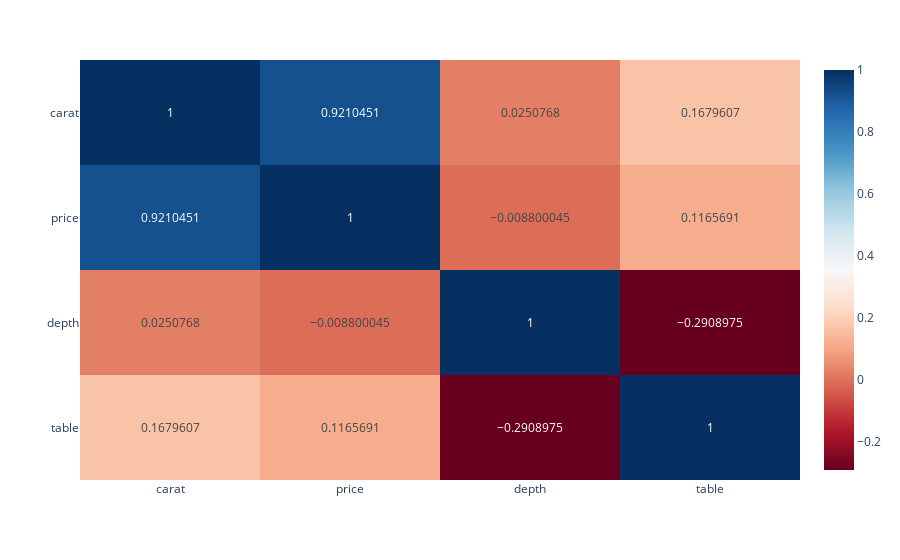

The cell this chart's notebook holds for it:
### Code cell
#Heatmap with annotation

fig = px.imshow(df[['carat','price','depth','table']].corr(), text_auto=True, aspect="auto", color_continuous_scale='RdBu')
fig.show()

### Figure 1 — Plotly figure (JSON) as saved in the notebook; plotly's stock layout.template omitted (floating-point values rounded to 4 significant figures)
{"data": [{"coloraxis": "coloraxis", "hovertemplate": "x: %{x}<br>y: %{y}<br>color: %{z}<extra></extra>", "name": "0", "texttemplate": "%{z}", "type": "heatmap", "x": ["carat", "price", "depth", "table"], "xaxis": "x", "y": ["carat", "price", "depth", "table"], "yaxis": "y", "z": [[1, 0.921, 0.02508, 0.168], [0.921, 1, -0.0088, 0.1166], [0.02508, -0.0088, 1, -0.2909], [0.168, 0.1166, -0.2909, 1]]}], "layout": {"coloraxis": {"colorscale": [[0, "rgb(103,0,31)"], [0.1, "rgb(178,24,43)"], [0.2, "rgb(214,96,77)"], [0.3, "rgb(244,165,130)"], [0.4, "rgb(253,219,199)"], [0.5, "rgb(247,247,247)"], [0.6, "rgb(209,229,240)"], [0.7, "rgb(146,197,222)"], [0.8, "rgb(67,147,195)"], [0.9, "rgb(33,102,172)"], [1, "rgb(5,48,97)"]]}, "margin": {"t": 60}, "xaxis": {"anchor": "y", "domain": [0, 1]}, "yaxis": {"anchor": "x", "autorange": "reversed", "domain": [0, 1]}}}
